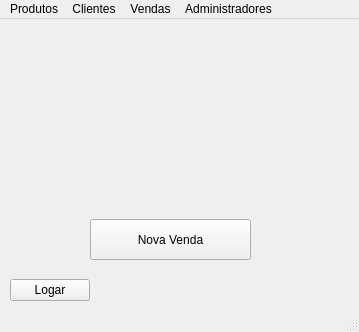
<?xml version="1.0" encoding="UTF-8"?>
<ui version="4.0">
 <class>principal</class>
 <widget class="QMainWindow" name="principal">
  <property name="geometry">
   <rect>
    <x>0</x>
    <y>0</y>
    <width>359</width>
    <height>332</height>
   </rect>
  </property>
  <property name="windowTitle">
   <string>principal</string>
  </property>
  <property name="windowIcon">
   <iconset>
    <normaloff>imgs/logo.png</normaloff>imgs/logo.png</iconset>
  </property>
  <widget class="QWidget" name="centralwidget">
   <widget class="QPushButton" name="btn_venda">
    <property name="geometry">
     <rect>
      <x>90</x>
      <y>200</y>
      <width>161</width>
      <height>41</height>
     </rect>
    </property>
    <property name="text">
     <string>Nova Venda</string>
    </property>
   </widget>
   <widget class="QWidget" name="layoutWidget">
    <property name="geometry">
     <rect>
      <x>10</x>
      <y>260</y>
      <width>321</width>
      <height>23</height>
     </rect>
    </property>
    <layout class="QHBoxLayout" name="horizontalLayout">
     <item>
      <widget class="QPushButton" name="btn_logar">
       <property name="text">
        <string>Logar</string>
       </property>
      </widget>
     </item>
     <item>
      <widget class="QLabel" name="txt_nome">
       <property name="text">
        <string/>
       </property>
      </widget>
     </item>
     <item>
      <spacer name="horizontalSpacer">
       <property name="orientation">
        <enum>Qt::Horizontal</enum>
       </property>
       <property name="sizeHint" stdset="0">
        <size>
         <width>40</width>
         <height>20</height>
        </size>
       </property>
      </spacer>
     </item>
    </layout>
   </widget>
   <widget class="QLabel" name="logo">
    <property name="geometry">
     <rect>
      <x>100</x>
      <y>30</y>
      <width>181</width>
      <height>141</height>
     </rect>
    </property>
    <property name="text">
     <string/>
    </property>
   </widget>
  </widget>
  <widget class="QMenuBar" name="menubar">
   <property name="geometry">
    <rect>
     <x>0</x>
     <y>0</y>
     <width>359</width>
     <height>20</height>
    </rect>
   </property>
   <widget class="QMenu" name="menuGest_o">
    <property name="title">
     <string>Produtos</string>
    </property>
    <addaction name="actionAdicionar_Novo_Produto"/>
    <addaction name="actionGerenciar_Produtos"/>
   </widget>
   <widget class="QMenu" name="menuClientes">
    <property name="title">
     <string>Clientes</string>
    </property>
    <addaction name="actionAdicionar_Cliente"/>
    <addaction name="actionGerenciar_Clientes"/>
   </widget>
   <widget class="QMenu" name="menuVendas">
    <property name="title">
     <string>Vendas</string>
    </property>
    <addaction name="actionGest_o_Vendas"/>
    <addaction name="actionVendas_por_Cliente"/>
   </widget>
   <widget class="QMenu" name="menuAdministradores">
    <property name="title">
     <string>Administradores</string>
    </property>
    <addaction name="actionAdicionar_Novo_Admin"/>
    <addaction name="actionGerenciar_Administradores"/>
   </widget>
   <addaction name="menuGest_o"/>
   <addaction name="menuClientes"/>
   <addaction name="menuVendas"/>
   <addaction name="menuAdministradores"/>
  </widget>
  <widget class="QStatusBar" name="statusbar"/>
  <action name="actionSobre">
   <property name="text">
    <string>Sobre</string>
   </property>
  </action>
  <action name="actionAdicionar_Novo_Produto">
   <property name="text">
    <string>Adicionar Novo Produto</string>
   </property>
  </action>
  <action name="actionGerenciar_Produtos">
   <property name="text">
    <string>Gerenciar Produtos</string>
   </property>
  </action>
  <action name="actionAdicionar_Cliente">
   <property name="text">
    <string>Adicionar Cliente</string>
   </property>
  </action>
  <action name="actionGerenciar_Clientes">
   <property name="text">
    <string>Gerenciar Clientes</string>
   </property>
  </action>
  <action name="actionGest_o_Vendas">
   <property name="text">
    <string>Histórico de Vendas</string>
   </property>
  </action>
  <action name="actionVendas_por_Cliente">
   <property name="text">
    <string>Vendas por Cliente</string>
   </property>
  </action>
  <action name="actionGerenciar_Administradores">
   <property name="text">
    <string>Gerenciar Admins</string>
   </property>
  </action>
  <action name="actionAdicionar_Novo_Admin">
   <property name="text">
    <string>Adicionar Novo Admin</string>
   </property>
  </action>
 </widget>
 <resources/>
 <connections/>
</ui>
